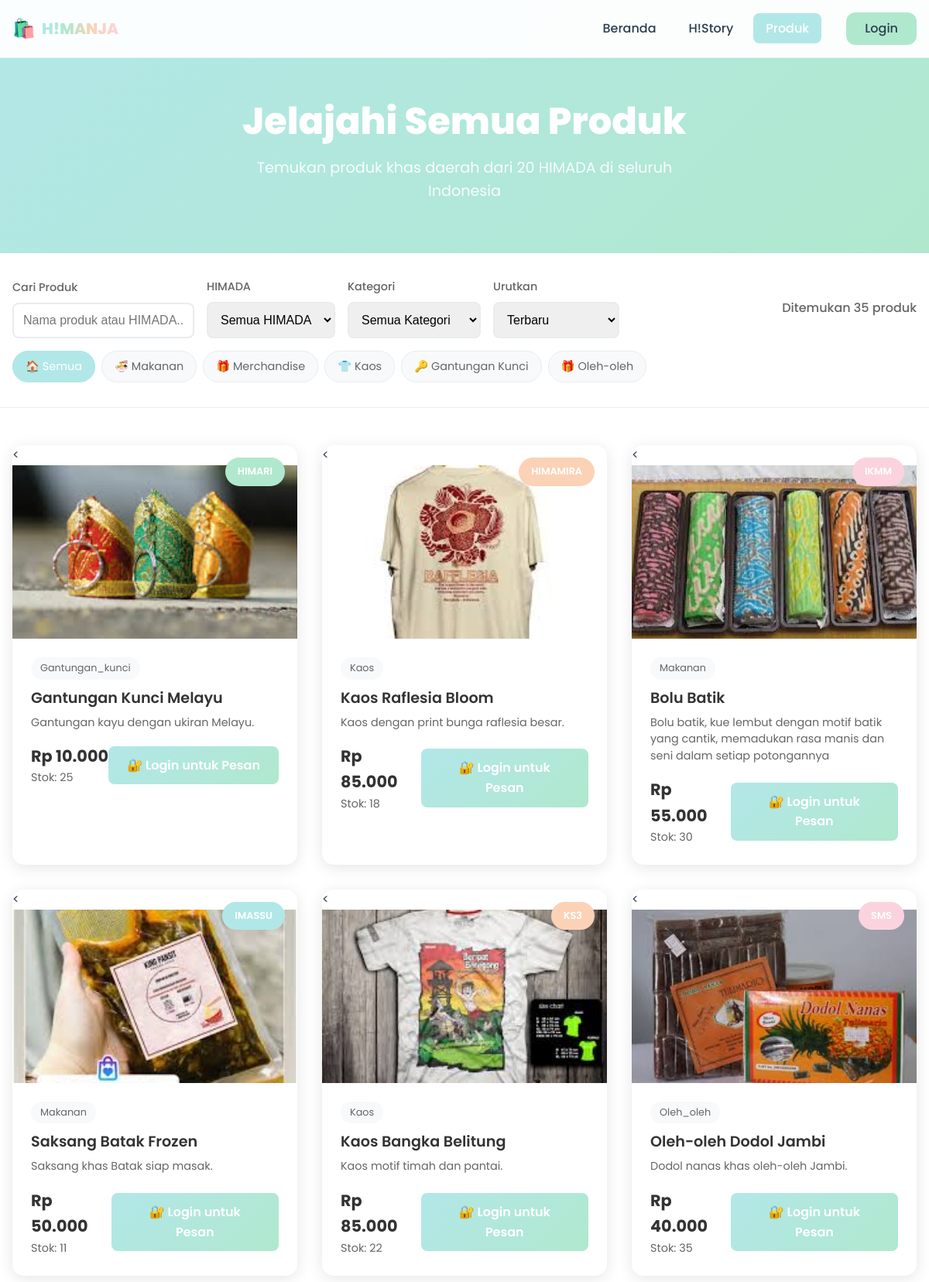
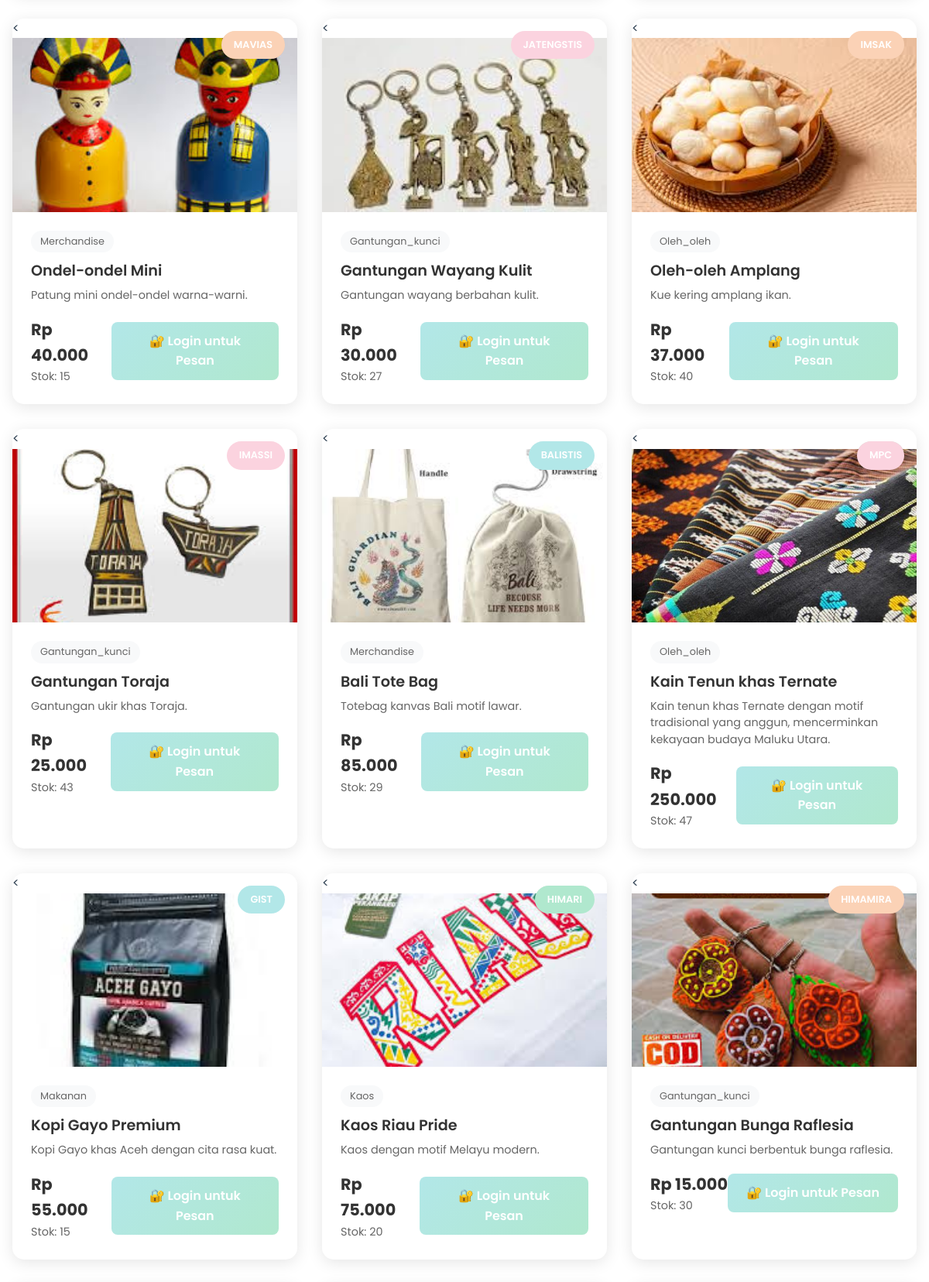
/products.php (upper part), run on the app's committed database (2 pictures, top to bottom).
### tables this page shows
CREATE TABLE `products` (
  `id` int NOT NULL,
  `himada_id` int NOT NULL,
  `nama_produk` varchar(100) NOT NULL,
  `kategori` enum('makanan','merchandise','kaos','gantungan_kunci','oleh_oleh') NOT NULL,
  `deskripsi` text NOT NULL,
  `harga` decimal(12,2) NOT NULL,
  `stok` int DEFAULT '0',
  `stok_minimum` int DEFAULT '5',
  `gambar_url` varchar(255) DEFAULT NULL,
  `is_available` tinyint(1) DEFAULT '1',
  `created_by` int NOT NULL,
  `created_at` timestamp NOT NULL DEFAULT CURRENT_TIMESTAMP,
  `updated_at` timestamp NOT NULL DEFAULT CURRENT_TIMESTAMP ON UPDATE CURRENT_TIMESTAMP
);

CREATE TABLE `himada` (
  `id` int NOT NULL,
  `nama` varchar(50) NOT NULL,
  `nama_lengkap` varchar(200) NOT NULL,
  `daerah_asal` varchar(100) NOT NULL,
  `warna_tema` varchar(7) NOT NULL DEFAULT '#b2e7e8',
  `deskripsi` text,
  `koordinat_lat` decimal(10,8) DEFAULT NULL,
  `koordinat_lng` decimal(11,8) DEFAULT NULL,
  `logo_url` varchar(255) DEFAULT NULL,
  `contact_email` varchar(100) DEFAULT NULL,
  `contact_phone` varchar(20) DEFAULT NULL,
  `is_active` tinyint(1) DEFAULT '1',
  `created_at` timestamp NOT NULL DEFAULT CURRENT_TIMESTAMP,
  `updated_at` timestamp NOT NULL DEFAULT CURRENT_TIMESTAMP ON UPDATE CURRENT_TIMESTAMP
);

### config/database.php (called while the page is built, shortened)
<?php
function isLoggedIn() {
    return isset($_SESSION['user_id']) && !empty($_SESSION['user_id']);
}
function formatCurrency($amount) {
    return 'Rp ' . number_format($amount, 0, ',', '.');
}
?>

### products.php (the view, shortened to what this page needs)
<?php
require_once 'config/database.php';
$database = new Database();
$db = $database->getConnection();
$is_logged_in = isLoggedIn();
$himada_filter = isset($_GET['himada']) ? (int)$_GET['himada'] : null;
$category_filter = isset($_GET['category']) ? sanitizeInput($_GET['category']) : '';
$search = isset($_GET['search']) ? sanitizeInput($_GET['search']) : '';
$sort = isset($_GET['sort']) ? sanitizeInput($_GET['sort']) : 'newest';
$query = "SELECT p.*, h.nama as himada_nama, h.warna_tema, h.daerah_asal
          FROM products p
          JOIN himada h ON p.himada_id = h.id
          WHERE p.is_available = 1";
switch ($sort) {
    default:
        $query .= " ORDER BY p.created_at DESC";
}
$stmt = $db->prepare($query);
$stmt->execute();
$products = $stmt->fetchAll(PDO::FETCH_ASSOC);
$selected_himada = null;
?>
<!DOCTYPE html>
<html lang="id">
<head>
    <link rel="stylesheet" href="assets/css/style.css">
    <link rel="stylesheet" href="assets/css/animations.css">
</head>
<body>
    <header class="header">
        <nav class="navbar">
            <div class="nav-container">
                <div class="nav-logo">
                    <div class="logo-icon">🛍️</div>
                    <span class="logo-text">H!MANJA</span>
                </div>
                <div class="nav-right">
                    <ul class="nav-menu">
                        <li><a href="index.php" class="nav-link">Beranda</a></li>
                        <li><a href="history.php" class="nav-link">H!Story</a></li>
                        <li><a href="products.php" class="nav-link active">Produk</a></li>
                    </ul>
                <div class="nav-auth">
                    <?php if ($is_logged_in): ?>
                        <span class="welcome-text">Halo, <?php echo htmlspecialchars($_SESSION['full_name']); ?>!</span>
                        <a href="logout.php" class="btn-logout">Logout</a>
                    <?php else: ?>
                        <a href="login.php" class="btn-login">Login</a>
                    <?php endif; ?>
                </div>
            </div>
        </nav>
    </header>
    <section class="products-hero">
        <div class="container">
            <?php if ($selected_himada): ?>
                <h1>Produk <?php echo htmlspecialchars($selected_himada['nama']); ?></h1>
                <p><?php echo htmlspecialchars($selected_himada['nama_lengkap']); ?> - <?php echo htmlspecialchars($selected_himada['daerah_asal']); ?></p>
                <div class="himada-info">
                    <p><?php echo htmlspecialchars($selected_himada['deskripsi']); ?></p>
                </div>
            <?php else: ?>
                <h1>Jelajahi Semua Produk</h1>
                <p>Temukan produk khas daerah dari 20 HIMADA di seluruh Indonesia</p>
            <?php endif; ?>
        </div>
    </section>
    <section class="filters-section">
        <div class="container">
            <div class="filters-container">
                <div class="filters-left">
                    <div class="filter-group">
                        <label>Cari Produk</label>
                        <input type="text" class="filter-input" id="searchInput" placeholder="Nama produk atau HIMADA..." value="<?php echo htmlspecialchars($search); ?>">
                    </div>
                    <div class="filter-group">
                        <label>HIMADA</label>
                        <select class="filter-input" id="himadaFilter">
                            <option value="">Semua HIMADA</option>
                        </select>
                    </div>
                    <div class="filter-group">
                        <label>Kategori</label>
                        <select class="filter-input" id="categoryFilter">
                            <option value="">Semua Kategori</option>
                        </select>
                    </div>
                    <div class="filter-group">
                        <label>Urutkan</label>
                        <select class="filter-input" id="sortFilter">
                            <option value="newest" <?php echo $sort === 'newest' ? 'selected' : ''; ?>>Terbaru</option>
                        </select>
                    </div>
                </div>
                <div class="products-count">
                    Ditemukan <?php echo count($products); ?> produk
                </div>
            </div>
            <div class="quick-filters">
                <a href="products.php" class="quick-filter <?php echo !$himada_filter && !$category_filter ? 'active' : ''; ?>">
                    🏠 Semua
                </a>
                <a href="products.php?category=makanan" class="quick-filter <?php echo $category_filter === 'makanan' ? 'active' : ''; ?>">
                    🍜 Makanan
                </a>
                <a href="products.php?category=merchandise" class="quick-filter <?php echo $category_filter === 'merchandise' ? 'active' : ''; ?>">
                    🎁 Merchandise
                </a>
                <a href="products.php?category=kaos" class="quick-filter <?php echo $category_filter === 'kaos' ? 'active' : ''; ?>">
                    👕 Kaos
                </a>
                <a href="products.php?category=gantungan_kunci" class="quick-filter <?php echo $category_filter === 'gantungan_kunci' ? 'active' : ''; ?>">
                    🔑 Gantungan Kunci
                </a>
                <a href="products.php?category=oleh_oleh" class="quick-filter <?php echo $category_filter === 'oleh_oleh' ? 'active' : ''; ?>">
                    🎁 Oleh-oleh
                </a>
            </div>
        </div>
    </section>
    <section class="products-section">
        <div class="container">
            <?php if (empty($products)): ?>
                <div class="empty-state">
                    <div class="empty-icon">🔍</div>
                    <h3 class="empty-title">Produk Tidak Ditemukan</h3>
                    <p class="empty-description">
                        <?php if ($search): ?>
                            Tidak ada produk yang cocok dengan pencarian "<?php echo htmlspecialchars($search); ?>"
                        <?php elseif ($selected_himada): ?>
                            HIMADA <?php echo htmlspecialchars($selected_himada['nama']); ?> belum memiliki produk
                        <?php else: ?>
                            Belum ada produk yang tersedia saat ini
                        <?php endif; ?>
                    </p>
                    <a href="products.php" class="btn-primary">Lihat Semua Produk</a>
                </div>
            <?php else: ?>
                <div class="products-grid">
                    <?php foreach ($products as $product): ?>
                        <div class="product-card">
                            <div class="product-image">
                                <?php if (!empty($product['gambar_url'])): ?>
                                    <<img src="<?php echo htmlspecialchars(ltrim(preg_replace('/^\.\.\//', '', $product['gambar_url']), '/')); ?>"
                                        alt="<?php echo htmlspecialchars($product['nama_produk']); ?>"
                                        onerror="this.style.display='none'; this.nextElementSibling.style.display='flex';">
                                <?php else: ?>
                                    <div style="display: flex; align-items: center; justify-content: center; height: 100%; background: #f8f9fa; color: #666;">
                                        📷 Tidak ada gambar
                                    </div>
                                <?php endif; ?>
                                <div class="product-badge" style="background: <?php echo $product['warna_tema']; ?>">
                                    <?php echo htmlspecialchars($product['himada_nama']); ?>
                                </div>
                            </div>
                            <div class="product-content">
                                <span class="product-category"><?php echo ucfirst($product['kategori']); ?></span>
                                <h3 class="product-name"><?php echo htmlspecialchars($product['nama_produk']); ?></h3>
                                <p class="product-description"><?php echo htmlspecialchars($product['deskripsi']); ?></p>
                                <div class="product-footer">
                                    <div>
                                        <div class="product-price"><?php echo formatCurrency($product['harga']); ?></div>
                                        <div class="product-stock">Stok: <?php echo $product['stok']; ?></div>
                                    </div>
                                    <?php if ($is_logged_in): ?>
                                        <?php if ($product['stok'] > 0): ?>
                                            <button class="btn-order" onclick="orderProduct(<?php echo $product['id']; ?>)">
                                                🛒 Pesan
                                            </button>
                                        <?php else: ?>
                                            <button class="btn-order" disabled>
                                                Stok Habis
                                            </button>
                                        <?php endif; ?>
                                    <?php else: ?>
                                        <a href="login.php" class="btn-order">
                                            🔐 Login untuk Pesan
                                        </a>
                                    <?php endif; ?>
                                </div>
                            </div>
                        </div>
                    <?php endforeach; ?>
                </div>
            <?php endif; ?>
        </div>
    </section>
</body>
</html>

### assets/css/animations.css (style rules this page uses)
.animate-slide-up { animation: slideInUp 0.6s ease-out; }

### products.php (style rules this page uses)
.products-hero { background: var(--gradient-primary); padding: 8rem 0 4rem; text-align: center; color: white; }
.products-hero h1 { font-size: 3rem; font-weight: 800; margin-bottom: 1rem; }
.products-hero p { font-size: 1.2rem; opacity: 0.9; max-width: 600px; margin: 0 auto; }
.filters-section { background: white; padding: 2rem 0; border-bottom: 1px solid #e9ecef; position: sticky; top: 80px; z-index: 100; }
.filters-container { display: flex; justify-content: space-between; align-items: center; flex-wrap: wrap; gap: 1rem; }
.filters-left { display: flex; gap: 1rem; flex-wrap: wrap; align-items: center; }
.filter-group { display: flex; flex-direction: column; gap: 0.5rem; }
.filter-group label { font-size: 0.9rem; font-weight: 500; color: #666; }
.filter-input { padding: 0.75rem; border: 2px solid #e9ecef; border-radius: 8px; font-size: 1rem; transition: border-color 0.3s ease; }
.products-count { color: #666; font-weight: 500; }
.products-grid { display: grid; grid-template-columns: repeat(auto-fill, minmax(300px, 1fr)); gap: 2rem; padding: 3rem 0; }
.product-card { background: white; border-radius: 15px; overflow: hidden; box-shadow: 0 4px 20px rgba(0,0,0,0.1); transition: all 0.3s ease; position: relative; }
.product-image { position: relative; height: 250px; overflow: hidden; }
.product-image img { width: 100%; height: 100%; object-fit: cover; transition: transform 0.3s ease; }
.product-badge { position: absolute; top: 1rem; right: 1rem; padding: 0.5rem 1rem; border-radius: 20px; font-size: 0.8rem; font-weight: 600; color: white; backdrop-filter: blur(10px); }
.product-content { padding: 1.5rem; }
.product-category { display: inline-block; padding: 0.25rem 0.75rem; background: #f8f9fa; border-radius: 15px; font-size: 0.8rem; color: #666; margin-bottom: 0.75rem; text-transform: capitalize; }
.product-name { font-size: 1.2rem; font-weight: 600; margin-bottom: 0.5rem; color: #333; line-height: 1.3; }
.product-description { color: #666; font-size: 0.9rem; line-height: 1.5; margin-bottom: 1rem; display: -webkit-box; -webkit-line-clamp: 3; -webkit-box-orient: vertical; overflow: hidden; }
.product-footer { display: flex; justify-content: space-between; align-items: center; margin-top: 1rem; }
.product-price { font-size: 1.3rem; font-weight: 700; color: #333; }
.product-stock { font-size: 0.9rem; color: #666; }
.btn-order { background: var(--gradient-primary); color: white; padding: 0.75rem 1.5rem; border: none; border-radius: 8px; font-weight: 600; text-decoration: none; transition: all 0.3s ease; display: inline-block; text-align: center; }
.quick-filters { display: flex; gap: 0.5rem; flex-wrap: wrap; margin-top: 1rem; }
.quick-filter { padding: 0.5rem 1rem; background: #f8f9fa; border: 1px solid #e9ecef; border-radius: 20px; text-decoration: none; color: #666; font-size: 0.9rem; transition: all 0.3s ease; }
.quick-filter:hover, .quick-filter.active { background: var(--soft-blue); color: white; border-color: var(--soft-blue); }

### data on the page
products: gambar_url (picture), himada.nama "HIMARI", kategori "Gantungan_kunci", nama_produk "Gantungan Kunci Melayu", deskripsi "Gantungan kayu dengan ukiran Melayu.", harga "Rp 10.000", stok "25"
products: gambar_url (picture), himada.nama "HIMAMIRA", kategori "Kaos", nama_produk "Kaos Raflesia Bloom", deskripsi "Kaos dengan print bunga raflesia besar.", harga "Rp 85.000", stok "18"
products: gambar_url (picture), himada.nama "IKMM", kategori "Makanan", nama_produk "Bolu Batik", deskripsi "Bolu batik, kue lembut dengan motif batik yang cantik, memadukan rasa manis dan seni dalam setiap potongannya", harga "Rp 55.000", stok "30"
products: gambar_url (picture), himada.nama "IMASSU", kategori "Makanan", nama_produk "Saksang Batak Frozen", deskripsi "Saksang khas Batak siap masak.", harga "Rp 50.000", stok "11"
products: gambar_url (picture), himada.nama "KS3", kategori "Kaos", nama_produk "Kaos Bangka Belitung", deskripsi "Kaos motif timah dan pantai.", harga "Rp 85.000", stok "22"
products: gambar_url (picture), himada.nama "SMS", kategori "Oleh_oleh", nama_produk "Oleh-oleh Dodol Jambi", deskripsi "Dodol nanas khas oleh-oleh Jambi.", harga "Rp 40.000", stok "35"
products: gambar_url (picture), himada.nama "MAVIAS", kategori "Merchandise", nama_produk "Ondel-ondel Mini", deskripsi "Patung mini ondel-ondel warna-warni.", harga "Rp 40.000", stok "15"
products: gambar_url (picture), himada.nama "JATENGSTIS", kategori "Gantungan_kunci", nama_produk "Gantungan Wayang Kulit", deskripsi "Gantungan wayang berbahan kulit.", harga "Rp 30.000", stok "27"
products: gambar_url (picture), himada.nama "IMSAK", kategori "Oleh_oleh", nama_produk "Oleh-oleh Amplang", deskripsi "Kue kering amplang ikan.", harga "Rp 37.000", stok "40"
products: gambar_url (picture), himada.nama "IMASSI", kategori "Gantungan_kunci", nama_produk "Gantungan Toraja", deskripsi "Gantungan ukir khas Toraja.", harga "Rp 25.000", stok "43"
products: gambar_url (picture), himada.nama "BALISTIS", kategori "Merchandise", nama_produk "Bali Tote Bag", deskripsi "Totebag kanvas Bali motif lawar.", harga "Rp 85.000", stok "29"
products: gambar_url (picture), himada.nama "MPC", kategori "Oleh_oleh", nama_produk "Kain Tenun khas Ternate", deskripsi "Kain tenun khas Ternate dengan motif tradisional yang anggun, mencerminkan kekayaan budaya Maluku Utara.", harga "Rp 250.000", stok "47"
products: gambar_url (picture), himada.nama "GIST", kategori "Makanan", nama_produk "Kopi Gayo Premium", deskripsi "Kopi Gayo khas Aceh dengan cita rasa kuat.", harga "Rp 55.000", stok "15"
products: gambar_url (picture), himada.nama "HIMARI", kategori "Kaos", nama_produk "Kaos Riau Pride", deskripsi "Kaos dengan motif Melayu modern.", harga "Rp 75.000", stok "20"
products: gambar_url (picture), himada.nama "HIMAMIRA", kategori "Gantungan_kunci", nama_produk "Gantungan Bunga Raflesia", deskripsi "Gantungan kunci berbentuk bunga raflesia.", harga "Rp 15.000", stok "30"

### other printed values
count($products) "35"
